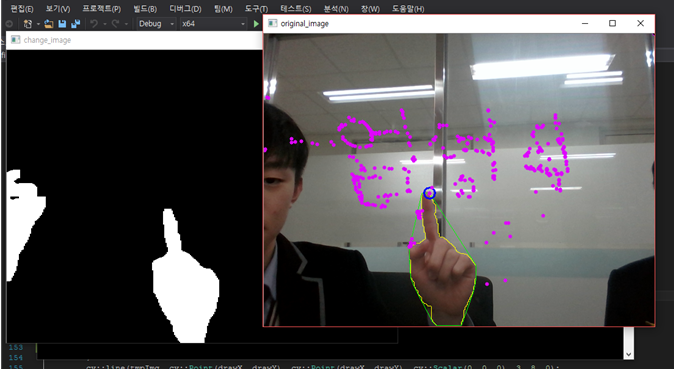
//> input picture drawPicture.PNG, 675 x 370 px, given in place of the camera
$ ./detection   (built with g++ and OpenCV 4)
//> lines starting //> are read from the running program, lines starting //| are printed output that depends on the picture; after the words box and inside, x2 and y2 are one past the last pixel; in counts of white or black regions, pixels touching at a corner belong together
#include <iostream>
#include <opencv2\opencv.hpp>

cv::Point getHandCenter(cv::Mat &mask, double &radius);
float fingerEnd(float p1, float p2, float t1, float t2, float q1, float q2);

std::vector<cv::Point> saveLine;

int erosion_value = 0;
int const max_erosion = 2;
int erosion_size = 0;
int const ersion_max_size = 21;
int dilation_value = 0;
int dilation_size = 0;
int erosion_type = 0;
int drawX, drawY;

int main()
{
	cv::Mat element;
	cv::Mat frame, tmpImg;
	cv::Mat handImg, mask, mask1;
	cv::Point dst;

	std::vector<std::vector<cv::Point>> contours;
	std::vector<cv::Vec4i> hierarchy;

	double radius = 5;
	cv::VideoCapture video(0);

	if (!video.isOpened()) return 0;

	cv::namedWindow("change_image", CV_WINDOW_AUTOSIZE);
	cv::namedWindow("original_image", CV_WINDOW_AUTOSIZE);
	cv::createTrackbar("ele_erosion", "original_image", &erosion_value, max_erosion);
	cv::createTrackbar("erosion_size", "original_image", &erosion_size, ersion_max_size);
	cv::createTrackbar("ele_dilation", "original_image", &dilation_value, max_erosion);
	cv::createTrackbar("dilation_size", "original_image", &dilation_size, ersion_max_size);

	while (true)
	{
		video >> tmpImg;
//> tmpImg is the input picture: 370 rows x 675 cols, CV_8UC3; mean B, G, R 78.4, 77.3, 80

		if (tmpImg.empty()) break;

		if (erosion_value == 0) erosion_type = cv::MORPH_RECT;
		else if (erosion_value == 1) erosion_type = cv::MORPH_CROSS;
		else if (erosion_value == 2) erosion_type = cv::MORPH_ELLIPSE;

		element = cv::getStructuringElement(erosion_type, cv::Size(2 * erosion_size + 1, 2 * erosion_size + 1), cv::Point(erosion_size, erosion_size));

		//손 색깔을 검출하기 위해서 YCbCr 컬러 모델 사용. 잡음에 강하다고..
		//Y는 휘도 성분, Cb, Cr은 색차 성분
		//피부색이 가지는 Cb,Cr의 영역은
		//Cb: 77 ~ 127
		//Cr: 133 ~ 173

		cv::cvtColor(tmpImg, handImg, CV_BGR2YCrCb);
//> handImg: 370 rows x 675 cols, CV_8UC3; mean of channels 0, 1, 2 78.2, 129.3, 128.1
		cv::inRange(handImg, cv::Scalar(0, 133, 77), cv::Scalar(255, 173, 127), handImg);
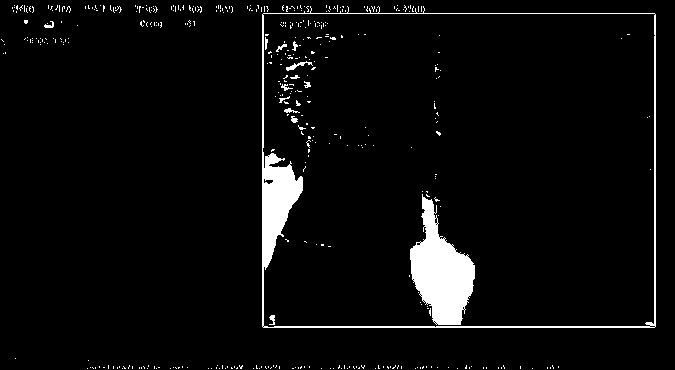
//> handImg: 370 rows x 675 cols, CV_8UC1; 4.5% white; 425 white regions (411 under 20 px)

		cv::erode(handImg, handImg, element);
		cv::dilate(handImg, handImg, element);

		mask = handImg.clone();


		cv::findContours(mask, contours, hierarchy, CV_RETR_LIST, CV_CLOCKWISE, cv::Point(0,0));
//> contours = 451 contours, 441 with area under 20; largest, box (x1, y1, x2, y2) and area: (262, 6, 656, 328) 123409, (262, 13, 656, 328) 119974, (410, 194, 475, 325) 4420, (286, 61, 313, 71) 54, (263, 178, 274, 185) 38


		int largestContour = 0;

		for (int i = 0; i < contours.size(); i++) {
			if (cv::contourArea(contours[i]) > cv::contourArea(contours[largestContour])) {
				largestContour = i;
			}
		}
//> after the loop, largestContour = 392

		cv::drawContours(tmpImg, contours, largestContour, cv::Scalar(0, 255, 255), 1, 8, std::vector < cv::Vec4i>(), 0, cv::Point());	//contour 그리기

		if (!contours.empty()) {
			std::vector<std::vector<cv::Point>>hull(1);

			cv::convexHull(cv::Mat(contours[largestContour]), hull[0], false);
//> hull = 1 contour; box (x1, y1, x2, y2) and area: (262, 6, 656, 328) 125164
			cv::drawContours(tmpImg, hull, 0, cv::Scalar(0, 255, 0), 1, 8, std::vector<cv::Vec4i>(), 0, cv::Point());		//점 잇기
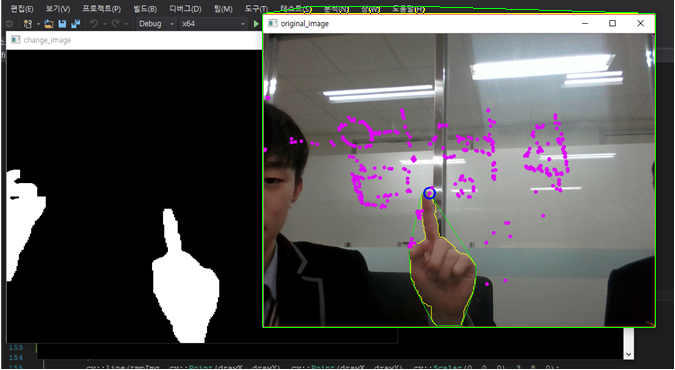
//> tmpImg: 370 rows x 675 cols, CV_8UC3; mean B, G, R 78.1, 78.8, 79.9

			if (hull[0].size() > 2) {

				cv::Rect boundingBox = cv::boundingRect(hull[0]);
//> boundingBox = Rect(262, 6, 394, 322)
				cv::Point center = cv::Point(boundingBox.x + boundingBox.width / 2, boundingBox.y + boundingBox.height / 2);
//> center = Point(459, 167)

				std::vector<cv::Point> validPoints;

				std::vector<int> hullIndex;
				cv::convexHull(cv::Mat(contours[largestContour]), hullIndex);
//> hullIndex = [1311, 1074, 1073, 761, 760, 369, 368, 56, 55, 0]
				std::vector<cv::Vec4i> convexityDefects;

				cv::convexityDefects(cv::Mat(contours[largestContour]), hullIndex, convexityDefects);
//> convexityDefects = 3 items: [1311, 0, 1318, 1792], [0, 55, 7, 1735], [1074, 1311, 1304, 1783]

				for (int i = 0; i < convexityDefects.size(); i++) {
					cv::Point p1 = contours[largestContour][convexityDefects[i][0]];
					cv::Point p2 = contours[largestContour][convexityDefects[i][1]];
					cv::Point p3 = contours[largestContour][convexityDefects[i][2]];
					//cv::line(tmpImg, p1, p3, cv::Scalar(255, 0, 0), 2);
					//cv::line(tmpImg, p3, p2, cv::Scalar(255, 0, 0), 2);

					double angle = std::atan2(center.y - p1.y, center.x - p1.x) * 180 / CV_PI;
					double inA = fingerEnd(p1.x, p1.y, p2.x, p2.y, p3.x, p3.y);
					double length = std::sqrt(std::pow(p1.x - p3.x, 2) + std::pow(p1.y - p3.y, 2));

					if (angle > -30 && angle < 160 && std::abs(inA) > 20 && std::abs(inA) < 120 && length > 0.1 * boundingBox.height)
					{
						validPoints.push_back(p1);
					}
				}
//> this loop made 3 passes
//> (p1, p3, angle, dist1 in fingerEnd, dist2 in fingerEnd, cX in fingerEnd, bX in fingerEnd, aX in fingerEnd) on passes 1 to 2: (Point(423, 6), Point(422, 13), 77.4, 7.07, 112.2, 422, 423, 310), (Point(310, 6), Point(309, 13), 47.22, 7.07, 46, 309, 310, 263)
//> (p2, p3, angle, dist1 in fingerEnd, dist2 in fingerEnd, cX in fingerEnd, bX in fingerEnd, aX in fingerEnd) on pass 3: (Point(423, 6), Point(424, 13), 141.7, 230, 7.07, 424, 423, 654)

				int maxY = 0, maxX=0;

				if (validPoints.size() != 0) {
					maxY = validPoints[0].y, maxX = validPoints[0].x;

					for (int i = 0; i < validPoints.size(); i++)
					{
						if (validPoints[i].y < maxY) {
							maxY = validPoints[i].y;
							maxX = validPoints[i].x;
						}
						cv::circle(tmpImg, cv::Point(maxX, maxY), 9, cv::Scalar(255, 0, 0), 2);

						saveLine.push_back(cv::Point(maxX, maxY));

						for (std::vector<int>::size_type i = 0; i < saveLine.size(); i++) {
							cv::line(tmpImg, saveLine[i], saveLine[i], cv::Scalar(255, 5, 222), 5);
						}

						if (cv::waitKey(10) == 32) {
							saveLine.clear();
						}
						maxY = 0; maxX = 0;
					}
				}
			}
		}

		cv::line(tmpImg, cv::Point(drawX, drawY), cv::Point(drawX, drawY), cv::Scalar(0, 0, 0), 3, 8, 0);
//> tmpImg: 370 rows x 675 cols, CV_8UC3; 6 pixels changed, all inside (x1, y1, x2, y2) = (0, 0, 3, 3)

		cv::flip(handImg, handImg, 1);	//영상 반전
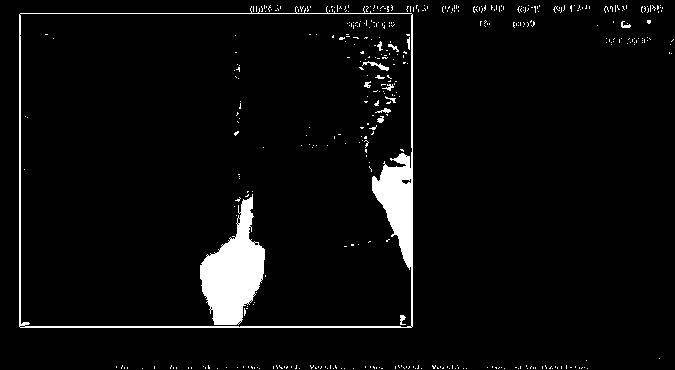
//> handImg: 370 rows x 675 cols, CV_8UC1; 4.5% white; 425 white regions (411 under 20 px), largest, box (x1, y1, x2, y2) and area: (19, 6, 413, 328) 4902, (200, 194, 265, 325) 4588, (362, 61, 389, 71) 84
		cv::flip(tmpImg, tmpImg, 1);	//영상 반전
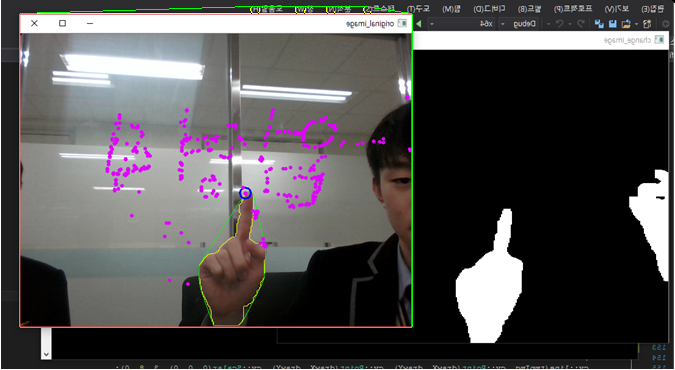
//> tmpImg: 370 rows x 675 cols, CV_8UC3; mean B, G, R 78.1, 78.8, 79.9

		cv::imshow("change_image", handImg);
		cv::imshow("original_image", tmpImg);

		if (cv::waitKey(10) == 27) {
//> the Esc key is pressed
			break;
		}
	}


	video.release();
	tmpImg.release();
	frame.release();

	cv::destroyAllWindows();

	return 0;
}

cv::Point getHandCenter(cv::Mat &mask, double &radius)
{
	int maxDst[2];

	cv::Mat dst;	//행렬 저장
	cv::distanceTransform(mask, dst, CV_DIST_L2, 5);

	//최솟값 필요 없음
	cv::minMaxIdx(dst, NULL, &radius, NULL, maxDst, mask);

	return cv::Point(maxDst[1], maxDst[0]);
}

float fingerEnd(float p1, float p2, float t1, float t2, float q1, float q2)
{
	//두점 사이 거리 계산하기 위해. 제곱근 계산하는 sqrt
	float dist1 = std::sqrt((p1 - q1)*(p1 - q1) + (p2 - q2)*(p2 - q2));
	float dist2 = std::sqrt((t1 - q1)*(t1 - q1) + (t2 - q2)*(t2 - q2));

	float aX, aY;
	float bX, bY;
	float cX, cY;

	cX = q1;
	cY = q2;

	if (dist1 < dist2) {
		bX = p1;
		bY = p2;
		aX = t1;
		aY = t2;
	}
	else {
		bX = t1;
		bY = t2;
		aX = p1;
		aY = p2;
	}

	float r1 = cX - aX;
	float r2 = cY - aY;
	float z1 = bX - aX;
	float z2 = bY - aY;

	float result = std::acos((z1*r1 + z1*r2) / (std::sqrt(z1*z1 + z2*z2) * std::sqrt(r1*r1 + r2*r2)));

	result = result * 180 / CV_PI;

	return result;
}
